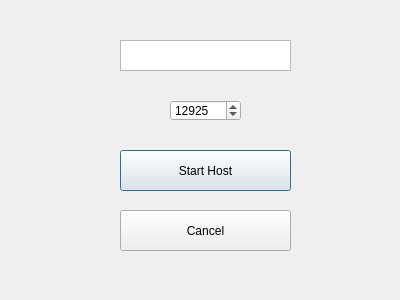
<?xml version="1.0" encoding="UTF-8"?>
<ui version="4.0">
 <class>HostDialog</class>
 <widget class="QDialog" name="HostDialog">
  <property name="geometry">
   <rect>
    <x>0</x>
    <y>0</y>
    <width>400</width>
    <height>300</height>
   </rect>
  </property>
  <property name="windowTitle">
   <string>Dialog</string>
  </property>
  <widget class="QPushButton" name="startbtn">
   <property name="geometry">
    <rect>
     <x>120</x>
     <y>150</y>
     <width>171</width>
     <height>41</height>
    </rect>
   </property>
   <property name="text">
    <string>Start Host</string>
   </property>
  </widget>
  <widget class="QPushButton" name="cancelbtn">
   <property name="geometry">
    <rect>
     <x>120</x>
     <y>210</y>
     <width>171</width>
     <height>41</height>
    </rect>
   </property>
   <property name="text">
    <string>Cancel</string>
   </property>
  </widget>
  <widget class="QSpinBox" name="port">
   <property name="geometry">
    <rect>
     <x>170</x>
     <y>100</y>
     <width>71</width>
     <height>21</height>
    </rect>
   </property>
   <property name="minimum">
    <number>10000</number>
   </property>
   <property name="maximum">
    <number>60000</number>
   </property>
   <property name="value">
    <number>12925</number>
   </property>
  </widget>
  <widget class="QTextEdit" name="hostip">
   <property name="geometry">
    <rect>
     <x>120</x>
     <y>40</y>
     <width>171</width>
     <height>31</height>
    </rect>
   </property>
  </widget>
 </widget>
 <resources/>
 <connections/>
</ui>
